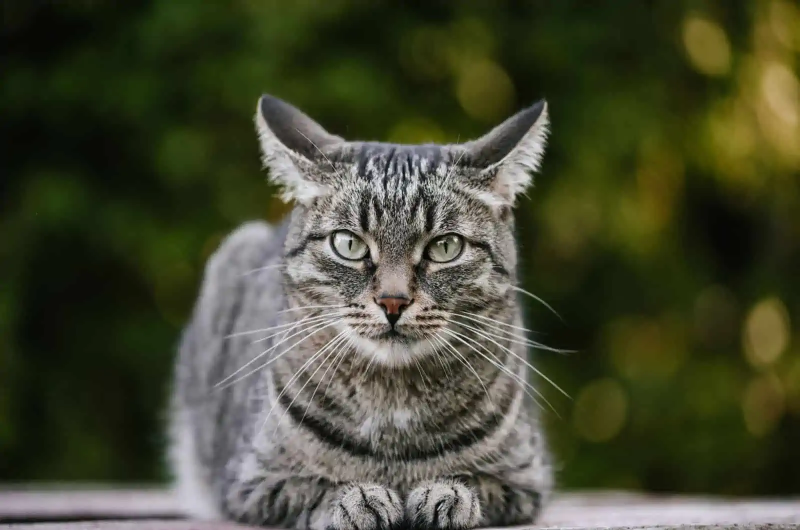
#> input picture cat.webp, 1600 x 1060 px, found by its file name (shown at 1/2 size)
$ python imageclass.py
#> lines starting #> are read from the running program, lines starting #| are printed output that depends on the picture
from PIL import Image
import cv2

import matplotlib.pyplot as plt


# [7 lines of commented-out code are left out]


img = cv2.imread("cat.webp")
#> img is the input picture: shape (1060, 1600, 3); mean B, G, R 50.2, 72.2, 69.5
img = cv2.cvtColor(img, cv2.COLOR_BGR2RGB)

plt.imshow(img)
x = 324
y = 170
plt.gca().add_patch(plt.Rectangle((x,y),800,870,fill=False,linewidth=2,edgecolor="red"))
plt.text(x-20,y-10,"cat",color="red")
plt.axis("off")

plt.show()
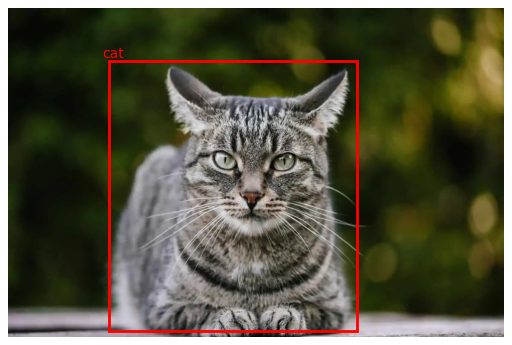
#> figure drawn by matplotlib, 1 panel
